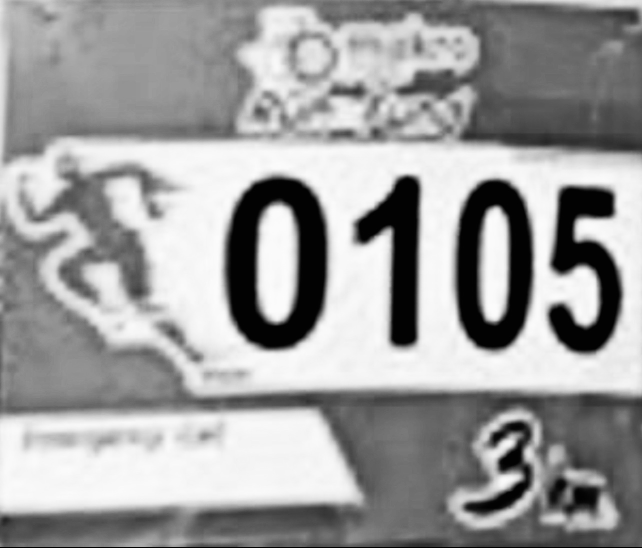
#> input picture images/0.jpg, 1284 x 1095 px, found by its file name (shown at 1/2 size); its folder holds only this picture in this run
$ python -i pre_processing.py   (imports and definitions only)
#> lines starting #> are read from the running program, lines starting #| are printed output that depends on the picture; after the words box and inside, x2 and y2 are one past the last pixel; in counts of white or black regions, pixels touching at a corner belong together
import cv2
import numpy as np
from main import *
from PIL import Image
import os

kernel = np.ones((3, 3), np.uint8)


# Convert to gray image
def conv_grayscale(image):
    return cv2.cvtColor(image, cv2.COLOR_BGR2GRAY)


# Rescale(shrink)
def shrink(image):
    return cv2.resize(image, None, fx=0.5, fy=0.5, interpolation=cv2.INTER_AREA)


# Rescale(enlarge)
def enlarge(image):
    return cv2.resize(image, None, fx=1.5, fy=1.5, interpolation=cv2.INTER_CUBIC)


# dilation(thin)
def dilate(image):
    return cv2.dilate(image, kernel, iterations=1)


# erosion(thicken)
def erode(image):
    return cv2.erode(image, kernel, iterations=1)


# crop image
# [15 lines left out: function crop, not called in this run]


# erosion and followed by dilation
def opening(image):
    return cv2.morphologyEx(image, cv2.MORPH_OPEN, kernel)


# Blur to reduce noise
def remove_noise(image):
    return cv2.medianBlur(image, 5)


# Threshold
def thresholding(image):
    return cv2.threshold(image, 0, 255, cv2.THRESH_BINARY + cv2.THRESH_OTSU)[1]


# skew correction
# [25 lines left out: functions deskew, pre_image, not called in this run]

>>> result = pre_image('images/0.jpg')
#> in pre_image, original is the input picture: shape (1095, 1284, 3); mean B, G, R 157.6, 157.6, 157.6
#> in crop, `cropped = image.crop((left, top, right, bottom))`:
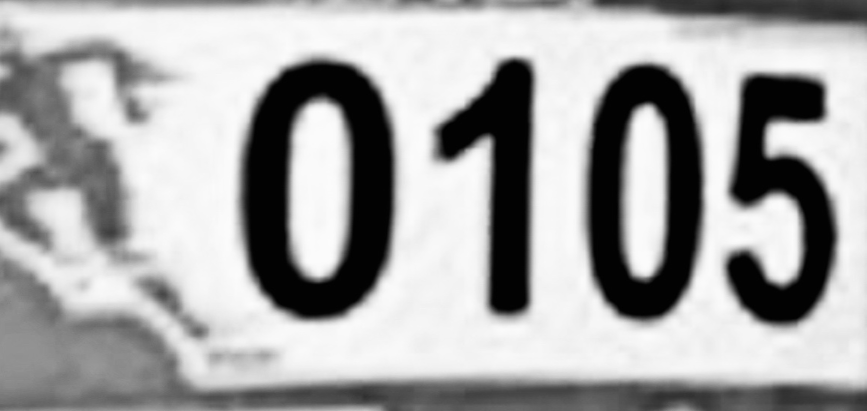
#> cropped: PIL image 1733x822 RGB (shown at 1/2 size); min 0, max 252, mean 166.7
#> in thresholding, `return cv2.threshold(image, 0, 255, cv2.THRESH_BINARY + cv2.THRESH_OTS..`:
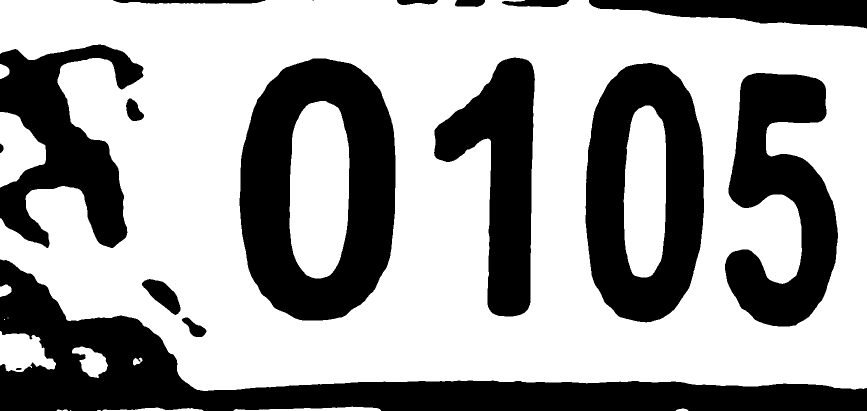
#> returned value: shape (822, 1733) (shown at 1/2 size); 63.8% white; 17 black regions (1 under 20 px), largest, box (x1, y1, x2, y2) and area: (0, 519, 1733, 822) 135339, (479, 117, 791, 641) 99883, (1171, 126, 1408, 645) 77277
#> in deskew, `coords = np.column_stack(np.where(image > 0))`: coords = 908396 pairs, first value 0 to 821, second value 0 to 1732
#> in deskew, `angle = cv2.minAreaRect(coords)[-1]`: angle = -90
#> in deskew, `angle = -(90 + angle)`: angle = 0
#> in deskew, `m = cv2.getRotationMatrix2D(center, angle, 1.0)`: m = [[1, 0, 0], [0, 1, 0]]

$ run again, on images/10.jpg
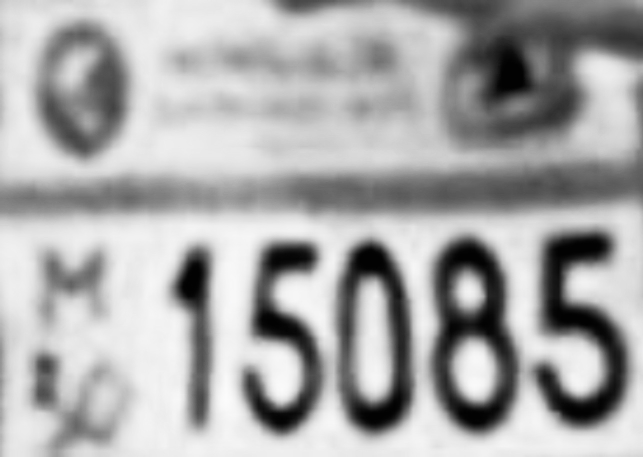
#> input picture images/10.jpg, 1286 x 913 px, found by its file name (shown at 1/2 size)
#> in pre_image, original is the input picture: shape (913, 1286, 3); mean B, G, R 169.7, 169.7, 169.7
#> in crop, `cropped = image.crop((left, top, right, bottom))`:
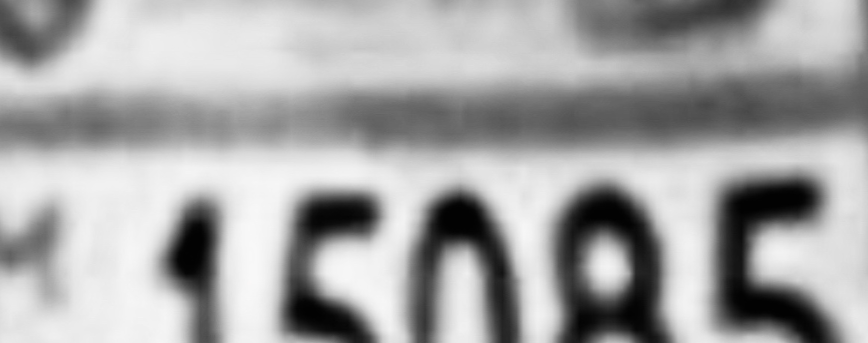
#> cropped: PIL image 1736x686 RGB (shown at 1/2 size); mean R, G, B 165.1, 165.1, 165.1
#> in thresholding, `return cv2.threshold(image, 0, 255, cv2.THRESH_BINARY + cv2.THRESH_OTS..`:
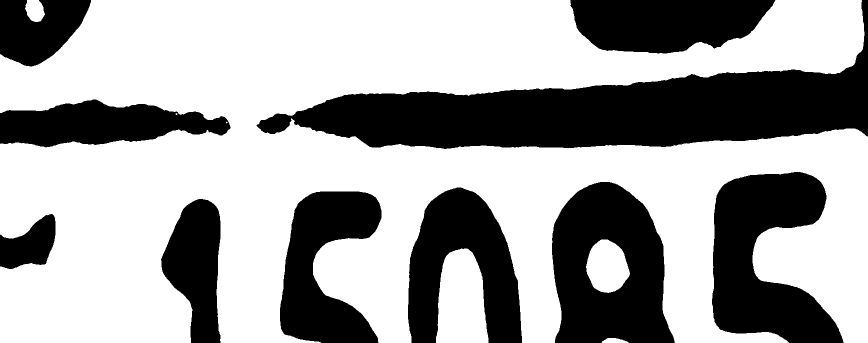
#> returned value: shape (686, 1736) (shown at 1/2 size); 63.6% white; 10 black regions, largest, box (x1, y1, x2, y2) and area: (513, 0, 1736, 298) 133590, (1104, 364, 1350, 686) 55807, (1424, 344, 1687, 686) 54685
#> coords = 757636 pairs, first value 0 to 685, second value 0 to 1735
#> in deskew, `angle = cv2.minAreaRect(coords)[-1]`: angle = -90
#> in deskew, `angle = -(90 + angle)`: angle = 0
#> m = [[1, 0, 0], [0, 1, 0]]

$ run again, on images/100.jpg
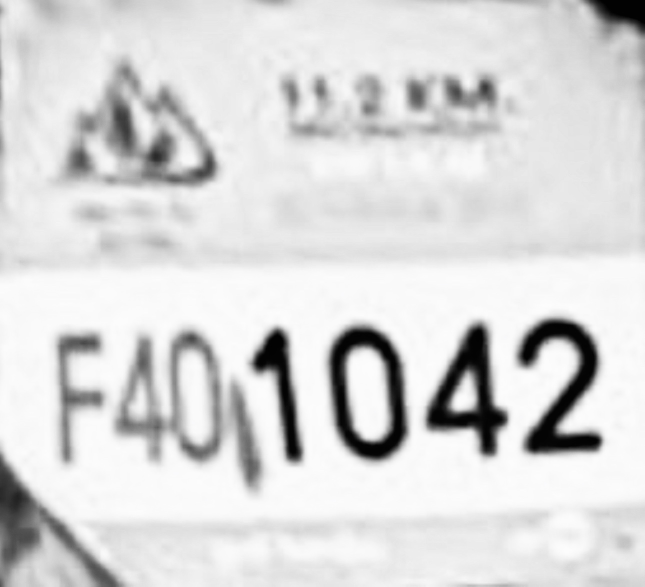
#> input picture images/100.jpg, 1290 x 1173 px, found by its file name (shown at 1/2 size)
#> in pre_image, original is the input picture: shape (1173, 1290, 3); mean B, G, R 216.5, 216.5, 216.5
#> in crop, `cropped = image.crop((left, top, right, bottom))`:
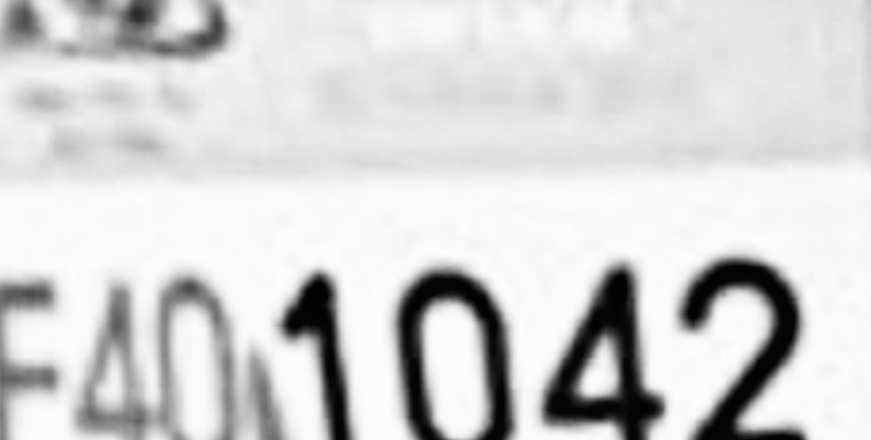
#> cropped: PIL image 1741x880 RGB (shown at 1/2 size); mean R, G, B 211.8, 211.8, 211.8
#> in thresholding, `return cv2.threshold(image, 0, 255, cv2.THRESH_BINARY + cv2.THRESH_OTS..`:
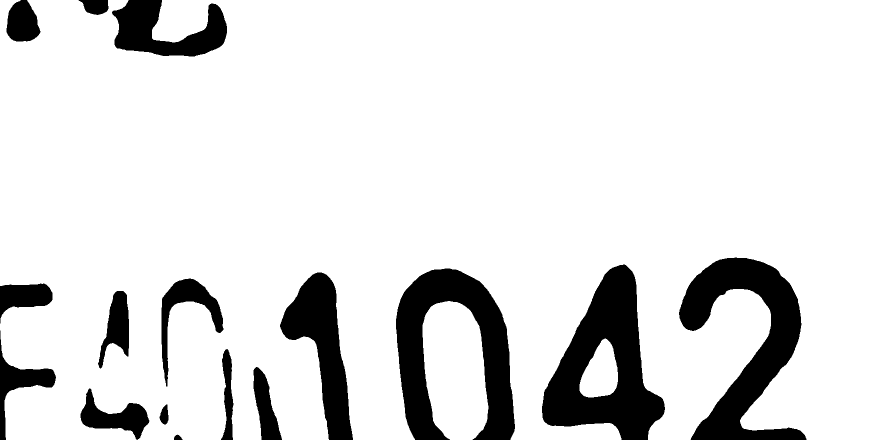
#> returned value: shape (880, 1741) (shown at 1/2 size); 87.1% white; 16 black regions, largest, box (x1, y1, x2, y2) and area: (1084, 529, 1330, 880) 42082, (792, 537, 1030, 880) 39173, (1358, 515, 1613, 880) 39012
#> coords = 1334628 pairs, first value 0 to 879, second value 0 to 1740
#> in deskew, `angle = cv2.minAreaRect(coords)[-1]`: angle = -90
#> in deskew, `angle = -(90 + angle)`: angle = 0
#> m = [[1, 0, 0], [0, 1, 0]]
